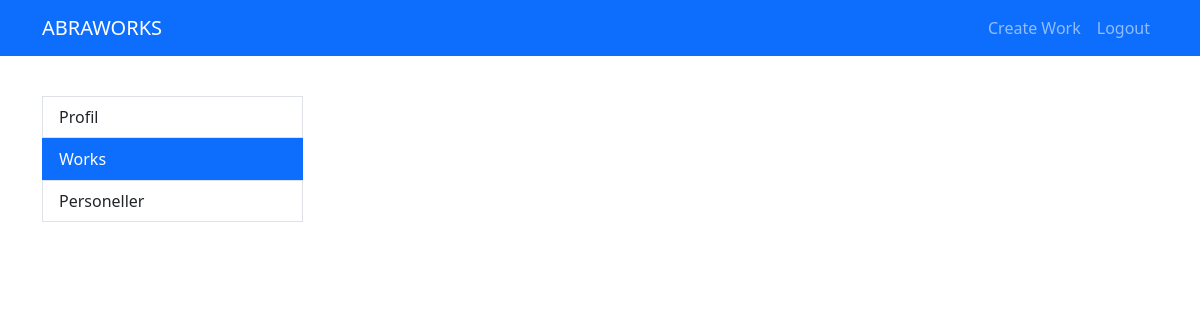
The app's page /api/auth/works (signed in), older data.
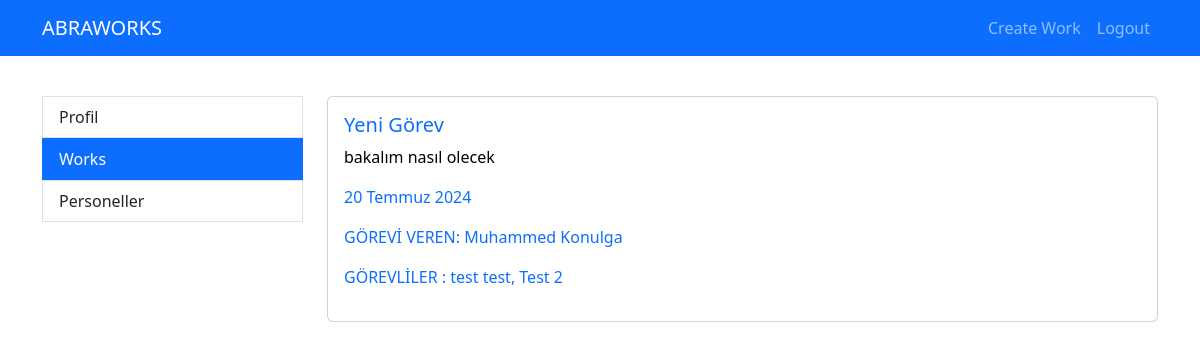
The same page, newer data.
### members/models.py (models this page shows, shortened)
class Work(models.Model):
    name = models.CharField(max_length=200, unique=True)
    deadline = models.DateField()
    appointed = models.ManyToManyField('members.CustomUser', related_name='appointed_works')
    appointer = models.ForeignKey('members.CustomUser',  on_delete=models.CASCADE, related_name='appointer_works')
    status = models.ForeignKey("members.WorkStatus", on_delete=models.CASCADE, default=default_work_status)
    description = models.TextField()
    relatedWork = models.ForeignKey('members.Work',on_delete=models.CASCADE , null=True, blank=True)
    img = models.ImageField(upload_to='workimages')
    slug = models.SlugField(blank=True, unique=True, db_index=True, editable = False)

class CustomUser(AbstractUser):
    email = models.CharField(max_length=200, unique=True)
    role = models.ForeignKey(Role, on_delete=models.CASCADE, null=True, blank=True)
    username = models.CharField(max_length=50, unique=True)
    objects = CustomUserManager()
    first_name = models.CharField(max_length=30, blank=True)
    last_name = models.CharField(max_length=30, blank=True)
    is_active = models.BooleanField(default=True)
    is_staff = models.BooleanField(default=False)
    is_superuser = models.BooleanField(default=False)
    slug = models.SlugField(blank=True, unique=True, db_index=True, editable = False, null=True)
    USERNAME_FIELD = 'email'
    REQUIRED_FIELDS = ['username']
    def __str__(self):
        return self.first_name +" " + self.last_name

### members/views.py (the view)
# urls.py: path('works', views.works, name='works'),
def works(request):
    context = {
        "works": Work.objects.all(),
    }
    return render(request, 'dynamic/works.html', context)

### members/templates/dynamic/works.html (shortened to what this page needs)
{% extends "app/base.html" %}
{% block content %}
{% if user.is_authenticated %}
<div class="container mt-3">
    <div class="row">
        {% include 'app/partials/_sidebar.html' %}
        <div class="col-9">
            {% include 'partials/_showWorks.html'%}
        </div>
        </div>
    </div>
{% endif %}
{% endblock %}

### members/templates/partials/_workCard.html
<div class="card w-100 mb-3">
  <a href = {% url 'work' work.slug %} style="text-decoration:none; color:black;">
    <div class="card-body">
      <h5 class="card-title text-primary">
         {{work.name}}
      </h5>
      <p class="card-text"> {{work.description}} </p>
      <p class="text-primary", style="padding-left:max;"> {{work.deadline}} </p>
      <p class="text-primary", style="padding-left:max;"> GÖREVİ VEREN: {{work.appointer}} </p>
      <p class="text-primary", style="padding-left:max;"> GÖREVLİLER :
        {% for user in work.appointed.all %}
          {{ user }}{% if not forloop.last %}, {% endif %}
        {% endfor %} </p>
    </div>
  </a>
  </div>

Row changes from the older to the newer data that the page shows:
added Work: name "Yeni Görev", description "bakalım nasıl olecek", deadline "20 Temmuz 2024", appointer "Muhammed Konulga"
added CustomUser: first_name+last_name "test test"
added CustomUser: first_name+last_name "Test 2"
